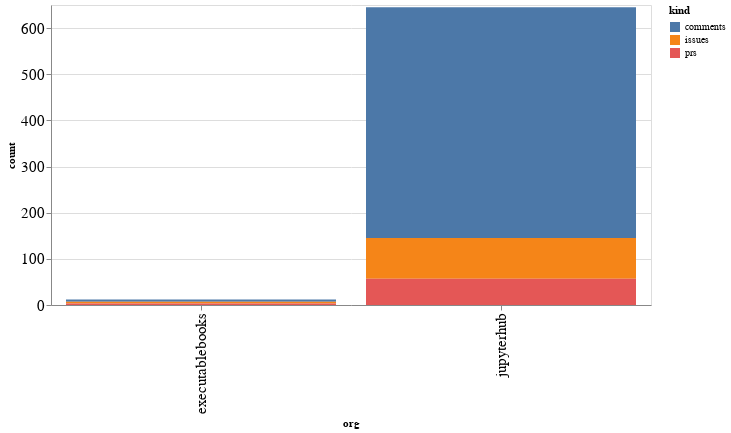

Notebook source saved alongside this figure:
### Code cell
alt.Chart(org_summaries, width=600).mark_bar().encode(
    x='org',
    y='count',
    color='kind',
    tooltip="org"
)

### Figure 1 — Vega-Lite specification as saved in the notebook (floating-point values rounded to 4 significant figures)
{"config": {"axisLeft": {"labelFontSize": 15}, "axisBottom": {"labelFontSize": 15}}, "data": {"name": "data-2c4d0722dfbfa9b79e69451f438fad94"}, "mark": "bar", "encoding": {"color": {"type": "nominal", "field": "kind"}, "tooltip": {"type": "nominal", "field": "org"}, "x": {"type": "nominal", "field": "org"}, "y": {"type": "quantitative", "field": "count"}}, "width": 600, "$schema": "https://vega.github.io/schema/vega-lite/v4.8.1.json", "datasets": {"data-2c4d0722dfbfa9b79e69451f438fad94": [{"org": "executablebooks", "kind": "comments", "count": 5}, {"org": "executablebooks", "kind": "issues", "count": 4}, {"org": "executablebooks", "kind": "prs", "count": 3}, {"org": "jupyterhub", "kind": "comments", "count": 500}, {"org": "jupyterhub", "kind": "issues", "count": 88}, {"org": "jupyterhub", "kind": "prs", "count": 57}]}}
